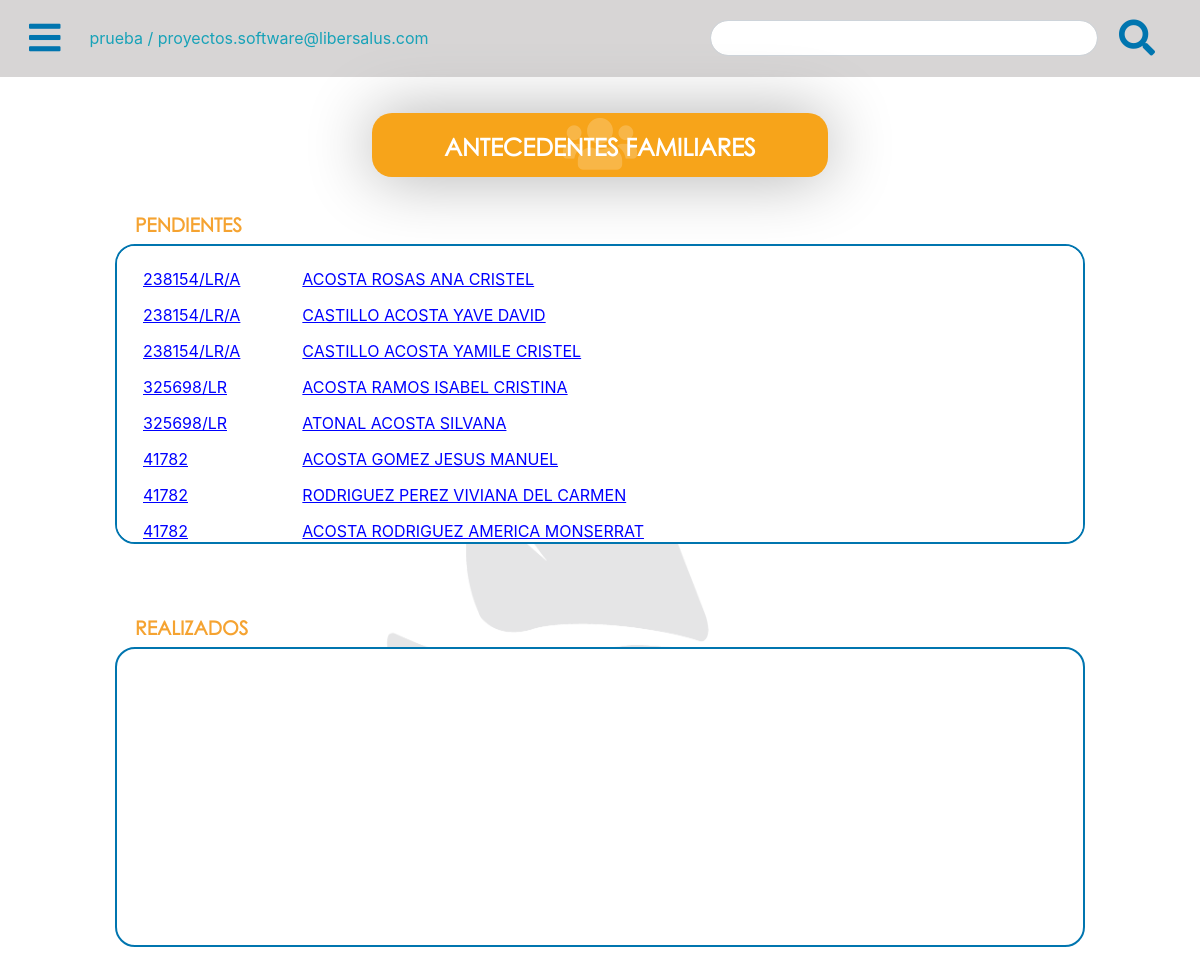
The page /patient_pass.php?m=familyRecord (signed in) on the database as committed earlier.
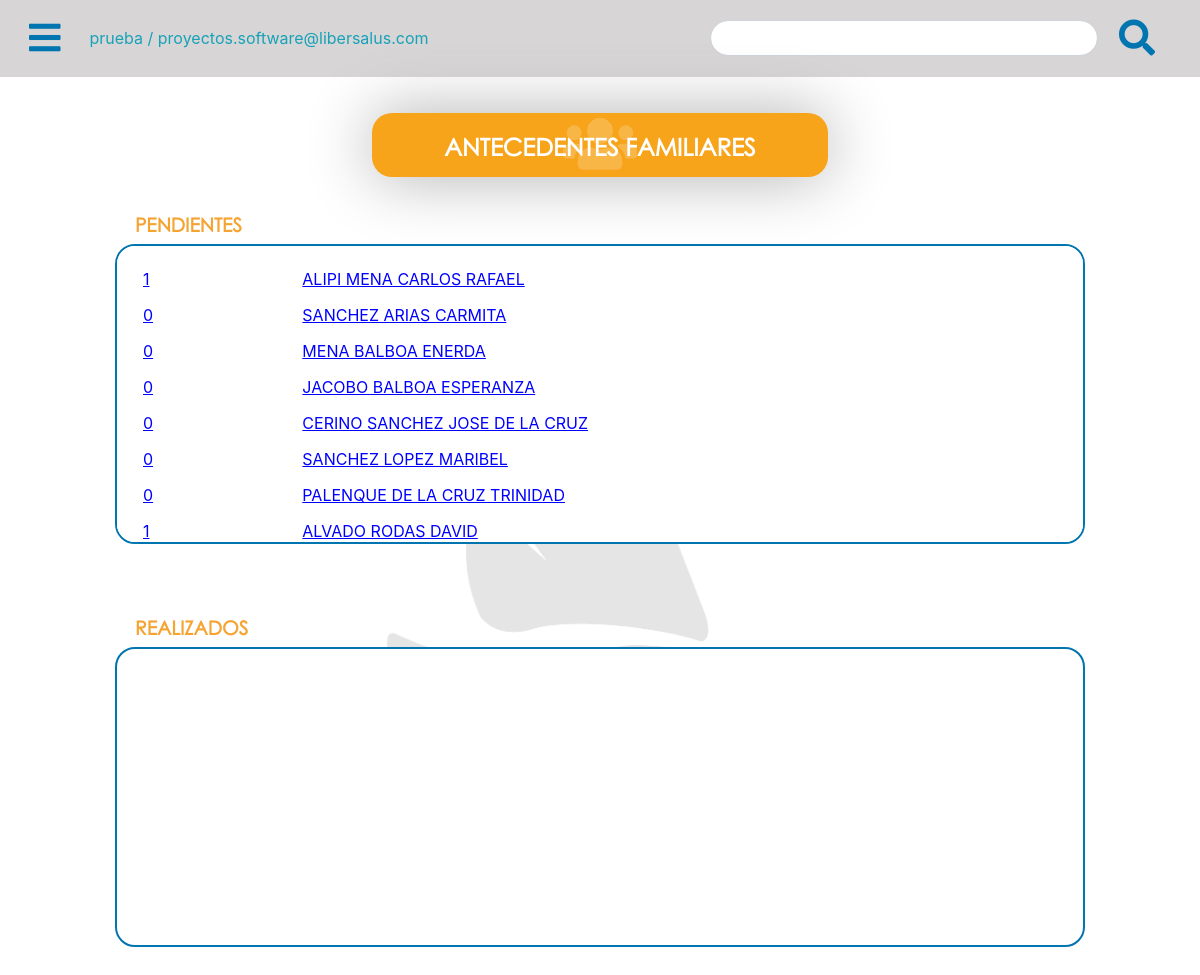
The same page on the database as committed later.
### tables this page shows
CREATE TABLE `basicpatientdata` (
  `id` int(7) NOT NULL,
  `affiliationNumber` varchar(7) NOT NULL,
  `affiliationNumber_d` varchar(22) DEFAULT NULL,
  `autoAffiliationNumber` varchar(25) DEFAULT NULL,
  `affiliate` tinyint(1) DEFAULT '0',
  `affiliatesNumber` varchar(15) NOT NULL,
  `name` varchar(20) NOT NULL,
  `name_` varchar(20) DEFAULT NULL,
  `firstLastName` varchar(20) NOT NULL,
  `firstLastName_` varchar(20) DEFAULT NULL,
  `secondLastName` varchar(20) NOT NULL,
  `secondLastName_` varchar(20) DEFAULT NULL,
  `birthdate` date DEFAULT NULL,
  `age` int(3) DEFAULT NULL,
  `birthYear` int(4) DEFAULT NULL,
  `curp` varchar(20) DEFAULT NULL,
  `salusId` varchar(14) DEFAULT NULL,
  `genre` varchar(10) NOT NULL,
  `genre_` varchar(10) DEFAULT NULL,
  `familyRole` varchar(15) NOT NULL,
  `familyRole_` varchar(15) DEFAULT NULL,
  `familyID` int(7) DEFAULT NULL,
  `familiyReference` varchar(7) DEFAULT NULL,
  `phone_number` varchar(20) DEFAULT NULL,
  `calle` text,
  `calle_` text,
  `no_ext` varchar(50) DEFAULT NULL,
  `no_ext_` varchar(50) DEFAULT NULL,
  `no_int` varchar(50) DEFAULT NULL,
  `no_int_` varchar(50) DEFAULT NULL,
  `colonia` text,
  `colonia_` text,
  `municipio` varchar(25) DEFAULT NULL,
  `municipio_` varchar(50) DEFAULT NULL,
  `codigo_postal` int(5) DEFAULT NULL,
  `codigo_postal_` int(5) DEFAULT NULL,
  `estado` varchar(25) DEFAULT NULL,
  `address_reference` varchar(100) DEFAULT NULL,
  `family_atmosphere` varchar(200) DEFAULT NULL,
  `health_problems` varchar(200) DEFAULT NULL,
  `occupation` varchar(50) DEFAULT NULL,
  `workPlace` varchar(50) DEFAULT NULL,
  `workShift` varchar(50) DEFAULT NULL,
  `visitAvailability` varchar(50) DEFAULT NULL,
  `workPermit` tinyint(1) DEFAULT NULL,
  `capturist` int(7) NOT NULL,
  `updated_at` timestamp NOT NULL DEFAULT CURRENT_TIMESTAMP ON UPDATE CURRENT_TIMESTAMP
);

### patient_pass.php (called while the page is built)
<?php
include_once("View/patient_pass.php");
 ?>

### Model/queries.php (called while the page is built, shortened)
<?php
function listPatientsPending_DOM($connection, $table, $search){
	$search_part = "";
	$query = "SELECT * FROM `basicpatientdata` LEFT JOIN `".$table."` ON basicpatientdata.id = ".$table.".id_patient WHERE ".$table.".id_data IS NULL".$search_part." ORDER BY id ASC LIMIT 10";
	$resultado = array();
	if ($result = mysqli_query($connection, $query)) {
	    while ($row = $result->fetch_assoc()) {
				$resultado[] = $row;
		}
	    return $resultado;
	}
}
 ?>

### Controller/resources.php (called while the page is built, shortened)
<?php include_once("Model/queries.php");
function listPatientsPending($connection, $table, $search){
	$result = listPatientsPending_DOM($connection, $table, $search);
	return $result;
}
 ?>

### View/patient_pass.php (the view, shortened to what this page needs)
<?php include_once("Controller/resources.php"); ?>
<!DOCTYPE html>
<html lang="en">
    <head>
        <?php include("header_references_auth.php");
            $search = "";
            if (isset($_GET) && sizeof($_GET)>0) {
                switch($_GET["m"]){
                    case 'familyRecord':
                        $sectionName = FAMILY_RECORD_NAME;
                        $iconName = "fa-users";
                        $table = "familyrecorddata";
                        $module = "family_record.php";
                        break;
                }
                $listPatientsPending = listPatientsPending($linkDB, $table, $search);
            }else{
                header('Location: home.php'); exit;
            }
         ?>
    </head>
<body id="bootstrap_overrides">
    <?php include("navigator.php"); ?>
    <div class="container-fluid">
        <div class="row custom-vertical-padding">
            <div class="offset-0 offset-md-2 offset-sm-2 offset-lg-3 col-12 col-sm-8 col-md-8 col-lg-6 text-center">
                <button class="btn my-2 my-sm-0 custom-btn-disabled" type="submit">
                    <span>
                        <i class="fas <?php echo $iconName; ?> custom-icon icon-behind"></i>
                        <h4 class="text-white bold-font text-forward"><?php echo $sectionName; ?></h4>
                    </span>
                </button>
            </div>
        </div>
        <div class="row">
            <div class="offset-0 offset-lg-1 offset-md-1 offset-sm-1 col-12 col-sm-10 col-md-10 col-lg-10">
                <h2 class="text-orange bold-font label-user-pass">PENDIENTES</h2>
            </div>
            <div class="offset-0 offset-lg-1 offset-md-1 offset-sm-1 col-12 col-sm-10 col-md-10 col-lg-10">
                <section class="pending-users vertical-margin-bottom block-users double-vertical-margin-bottom">
                    <ul class="user-list">
                        <div>
                            <?php
                            if($listPatientsPending!="")
                                for ($i=0; $i < sizeof($listPatientsPending); $i++) { ?>
                                <li class="user-list-element">
                                    <form method="post" action="<?php echo $module; ?>" class="inline">
                                        <div class="row">
                                            <div class="col-3 col-sm-3 col-md-2 col-lg-2 m-0">
                                                <button type="submit" name="submit_param" value="submit_value" class="link-button">
                                                    <?php echo utf8_encode($listPatientsPending[$i]["affiliationNumber_d"]); ?>
                                                </button>
                                            </div>
                                            <div class="col-9 col-sm-9 col-md-10 col-lg-10 m-0">
                                                <button type="submit" name="submit_param" value="submit_value" class="link-button">
                                                    <?php echo utf8_encode($listPatientsPending[$i]["firstLastName"]." ".$listPatientsPending[$i]["secondLastName"]." ".$listPatientsPending[$i]["name"]); ?>
                                                </button>
                                            </div>
                                        </div>
                                    </form>
                                </li>
                            <?php } ?>
                        </div>
                    </ul>
                </section>
            </div>
            <div class="offset-0 offset-lg-1 offset-md-1 offset-sm-1 col-12 col-sm-10 col-md-10 col-lg-10">
                <h2 class="text-orange bold-font label-user-pass">
                    REALIZADOS
                </h2>
            </div>
            <div class="offset-0 offset-lg-1 offset-md-1 offset-sm-1 col-12 col-sm-10 col-md-10 col-lg-10">
                <section class="pending-users double-vertical-margin-bottom block-users">
                </section>
            </div>
        </div>
    </div>
</body>
</html>

### View/header_references_auth.php (shortened to what this page needs)
<link href="View/assets/css/bootstrap.min.css" rel="stylesheet">
<link rel="stylesheet" href="View/assets/css/all.css">
<link rel="stylesheet" type="text/css" href="View/assets/css/index.css" />
<link rel="stylesheet" href="View/assets/css/bootstrap-datepicker3.css" />

### View/navigator.php (shortened to what this page needs)
<nav class="navbar custom-navbar-gray">
       <form class="form-inline">
           <button class="navbar-toggler toggler-example" type="button" data-toggle="collapse"
               data-target="#navbarSupportedContent1" aria-controls="navbarSupportedContent1" aria-expanded="false"
               aria-label="Toggle navigation">
               <span class="custom-dark-blue-color">
                   <i class="fas fa-bars custom-hamburger"></i>
               </span>
           </button>
           <span class="navbar-text text-info ml-3">
               <?php echo $_SESSION['username']." / ".$_SESSION['email']; ?>
           </span>
       </form>
       <?php if (substr_compare(basename($_SERVER['REQUEST_URI']), "patient_pass.php", 0, 15) === 0 || substr_compare(basename($_SERVER['REQUEST_URI']), "register_patient.php", 0, 15) === 0) {?>
           <nav class="navbar">
               <form class="form-inline" method="post" action="<?php echo $_SERVER['REQUEST_URI'] ?>">
                   <input class="form-control mr-sm-2 custom-search-bar" type="search" placeholder="" name="search"
                       aria-label="Search"></input>
                   <button class="btn my-2 my-sm-0" type="submit">
                       <span class="custom-dark-blue-color">
                           <i class="fas fa-search custom-search-icon"></i>
                       </span>
                   </button>
               </form>
           </nav>
       <?php }?>
   </nav>

### View/assets/css/all.css (style rules this page uses)
.fa,.fab,.fal,.far,.fas { -moz-osx-font-smoothing:grayscale;-webkit-font-smoothing:antialiased;display:inline-block;font-style:normal;font-variant:normal;text-rendering:auto;line-height:1 }
.fa-bars:before { content:"\f0c9" }
.fa-search:before { content:"\f002" }
.fa-users:before { content:"\f0c0" }
.fa,.far,.fas { font-family:"Font Awesome 5 Free" }
.fa,.fas { font-weight:900 }

### View/assets/css/index.css (style rules this page uses)
body { margin: 0; padding: 0; font-family: -apple-system, BlinkMacSystemFont, "Segoe UI", "Roboto", "Oxygen", "Ubuntu", "Cantarell", "Fira Sans", "Droid Sans", "Helvetica Neue", sans-serif; -webkit-font-smoothing: antialiased; -moz-osx-font-smoothing: grayscale; }
body { background: url("../../../View/assets/img/logo-liber-salus2.png") center fixed; background-size: 60%; background-repeat: no-repeat; }
.custom-dark-blue-color { color: rgb(0, 117, 175); }
.bold-font { font-family: Century Gothic; font-weight: bold; }
.icon-behind { z-index: -10; color: rgba(255, 255, 255, 0.2); }
.vertical-margin-bottom { margin-bottom: 36px; }
.double-vertical-margin-bottom { margin-bottom: 72px; }
.custom-navbar-gray { background: rgb(215, 213, 213); }
#bootstrap_overrides .custom-search-bar { border-radius: 20px; height: 36px; width: 388px; }
.custom-hamburger, .custom-search-icon { font-size: 2.25rem; }
#bootstrap_overrides .navbar { padding: 0.4rem 1rem; }
.text-orange { color: rgb(245, 163, 49); }
#bootstrap_overrides .custom-btn-disabled { background: rgb(247, 164, 26); min-width: 80%; border-radius: 20px; box-shadow: 0px 0px 66px #afafaf; pointer-events: none; }
#bootstrap_overrides .custom-identify-icon, #bootstrap_overrides .custom-icon { font-size: 3.7rem; line-height: 0.8; }
.custom-vertical-padding { padding: 36px 0px; }
.text-forward { margin-top: -1.6em; }
.block-users { background: #fff; width: 100%; height: 300px; border-radius: 20px; border: 2px solid rgb(0, 117, 175); padding: 20px; overflow: auto; overflow-x: auto; }
.user-list-element { text-decoration: underline; margin-bottom: 10px; text-transform: uppercase; }
.user-list { padding: 0; list-style: none; }
.label-user-pass { margin-left: 20px; font-size: 1.2rem; }

### View/patient_pass.php (style rules this page uses)
.inline { display: inline; }
.link-button { background: none; border: none; color: blue; text-decoration: underline; cursor: pointer; }

Rows that differ between the two databases and show on the page:
changed basicpatientdata: affiliationNumber_d "238154/LR/A" → "1"; firstLastName+secondLastName+name "ACOSTA ROSAS ANA CRISTEL" → "ALIPI MENA CARLOS RAFAEL"
changed basicpatientdata: affiliationNumber_d "238154/LR/A" → "0"; firstLastName+secondLastName+name "CASTILLO ACOSTA YAVE DAVID" → "SANCHEZ ARIAS CARMITA"
changed basicpatientdata: affiliationNumber_d "238154/LR/A" → "0"; firstLastName+secondLastName+name "CASTILLO ACOSTA YAMILE CRISTEL" → "MENA BALBOA ENERDA"
changed basicpatientdata: affiliationNumber_d "325698/LR" → "0"; firstLastName+secondLastName+name "ACOSTA RAMOS ISABEL CRISTINA" → "JACOBO BALBOA ESPERANZA"
changed basicpatientdata: affiliationNumber_d "325698/LR" → "0"; firstLastName+secondLastName+name "ATONAL ACOSTA SILVANA" → "CERINO SANCHEZ JOSE DE LA CRUZ"
changed basicpatientdata: affiliationNumber_d "41782" → "0"; firstLastName+secondLastName+name "ACOSTA GOMEZ JESUS MANUEL" → "SANCHEZ LOPEZ MARIBEL"
changed basicpatientdata: affiliationNumber_d "41782" → "0"; firstLastName+secondLastName+name "RODRIGUEZ PEREZ VIVIANA DEL CARMEN" → "PALENQUE DE LA CRUZ TRINIDAD"
changed basicpatientdata: affiliationNumber_d "41782" → "1"; firstLastName+secondLastName+name "ACOSTA RODRIGUEZ AMERICA MONSERRAT" → "ALVADO RODAS DAVID"
